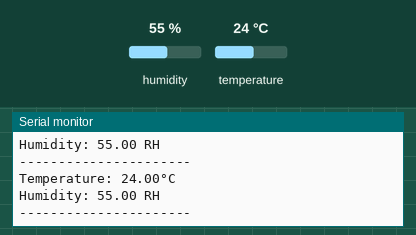
Simulated run of this sketch. Board: Arduino Uno, built with avr-gcc and run on an emulated ATmega328P. On the bench: the last lines printed to the serial monitor. The inputs (shaded band) are chosen by the test bench; at power-on: humidity 55 %, temperature 24 °C.

Above: at 2.8 s.
2.9 s: humidity set to 22 %
At 4.9 s:
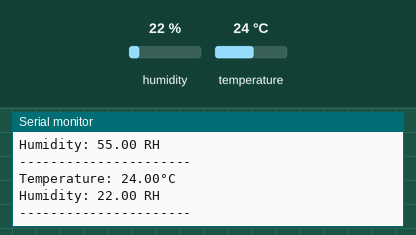
5.6 s: temperature set to 12 °C
At 6.9 s:
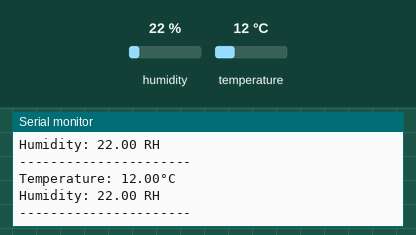
8.3 s: humidity set to 40 %
At 10.7 s:
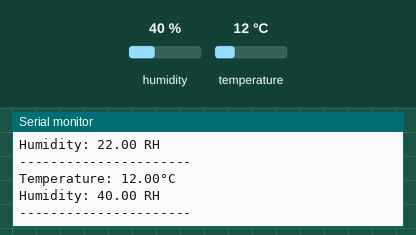
Timing chart, 0 to 12.2 s (numbered marks = the images above; inputs shaded):
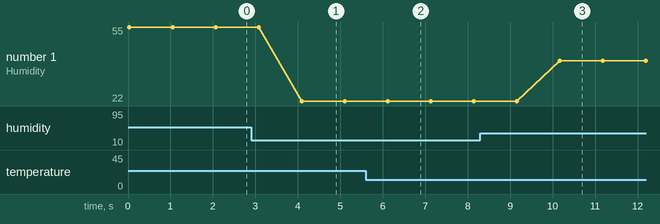

Measured:
- after the input at 2.9 s, the serial monitor: prints a new line after 1.2 s (image 1)
- after the input at 5.6 s, the serial monitor: prints a new line after 0.48 s (image 2)
- after the input at 8.3 s, the serial monitor: prints a new line after 1.9 s (image 3)
- plotted number 1: 55 → 22 after the input at 2.9 s, 22 → 40 after the input at 8.3 s

The sketch:

DHT11.ino
```cpp
#include "DHT.h"
#define DHTPIN 2 // D4
#define DHTTYPE DHT11

DHT dht(DHTPIN, DHTTYPE);

void setup(){
  Serial.begin(9600); // Set serial port speed
  dht.begin();
}

void loop(){
  Serial.print("Temperature: ");
  Serial.print(dht.readTemperature());
  Serial.println("°C");

  Serial.print("Humidity: ");
  Serial.print(dht.readHumidity());
  Serial.println(" RH");

  Serial.println("----------------------");

  delay(1000);
}  
```
